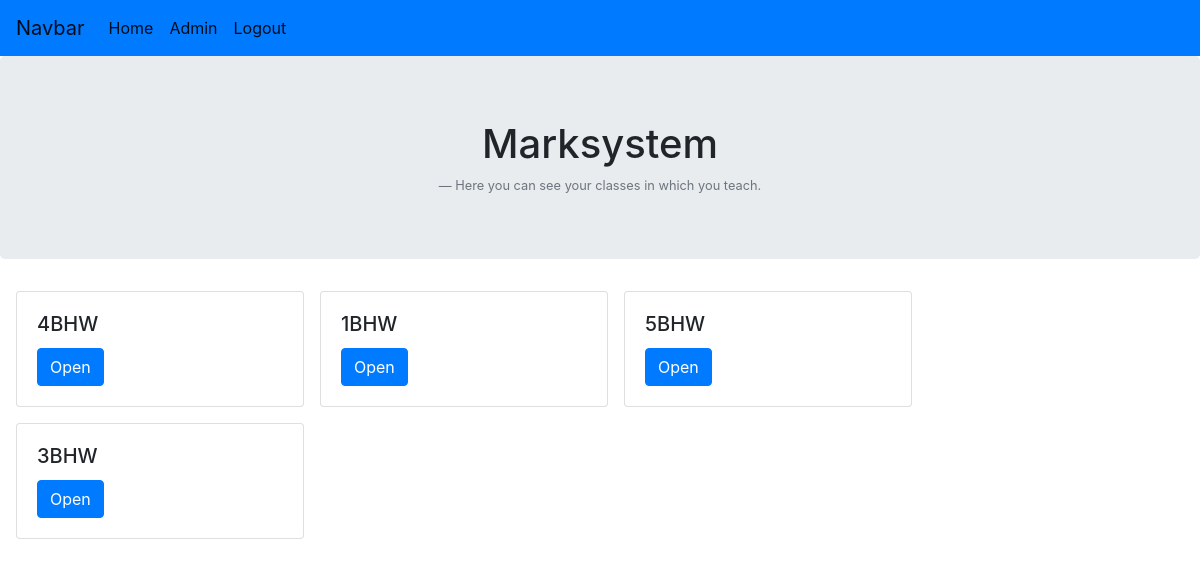
Page /startseite_lehrer/ (signed in) on the committed database.
### noten/models.py (models this page shows, shortened)
class Klasse(models.Model):
    class_name = models.CharField(default="", max_length=150)

### noten/views.py (the view)
# urls.py: path('startseite_lehrer/', views.startseite_lehrer, name='startseite_lehrer'),
@login_required
def startseite_lehrer(request):
    klassen = Klasse.objects.filter(unterricht__Teacher=request.user).distinct()
    return render(request , 'noten/startseite_lehrer.html', {'latest_klasse_list' : klassen})

### noten/templates/noten/startseite_lehrer.html (shortened to what this page needs)
<!DOCTYPE html>
<html lang="en">
<head>
    {% load static %}
    <link href="https://stackpath.bootstrapcdn.com/bootstrap/4.2.1/css/bootstrap.min.css"
 rel="stylesheet">
</head>
<body>
<nav class="navbar navbar-expand-lg navbar-light bg-primary">
    <a class="navbar-brand" href="">Navbar</a>
    <div class="collapse navbar-collapse" id="navbarNav">
        <ul class="navbar-nav">
            <li class="nav-item active">
                <a class="nav-link" href="{% url 'noten:startseite_lehrer' %}">Home</a>
            </li>
            <li class="nav-item active">
                <a class="nav-link" href="/admin">Admin</a>
            </li>
            <li class="nav-item active">
                <a class="nav-link" href="/logout">Logout</a>
            </li>
        </ul>
    </div>
</nav>
<div class="jumbotron text-center">
    <h1>Marksystem</h1>
    <footer class="blockquote-footer">Here you can see your classes in which you teach.</footer>
</div>
{% if latest_klasse_list %}
<div class="row ml-3">
    {% for klasse in latest_klasse_list %}
    <div class="card mr-3 mb-3" style="width: 18rem;">
        <div class="card-body">
            <h5 class="card-title">{{ klasse.class_name }}</h5>
            <a class="btn btn-primary" href="{% url 'noten:detailseite_lehrer' klasse.id %}">Open</a>
        </div>
    </div>
    {% endfor %}
</div>
{% else %}
<p>No classes are available.</p>
{% endif %}
</body>
</html>

### noten/templates/noten/startseite_lehrer.html (style rules this page uses)
html, body { overflow-x: hidden; height: 100%; }

### rows in the picture
Klasse: class_name "4BHW"
Klasse: class_name "1BHW"
Klasse: class_name "5BHW"
Klasse: class_name "3BHW"
